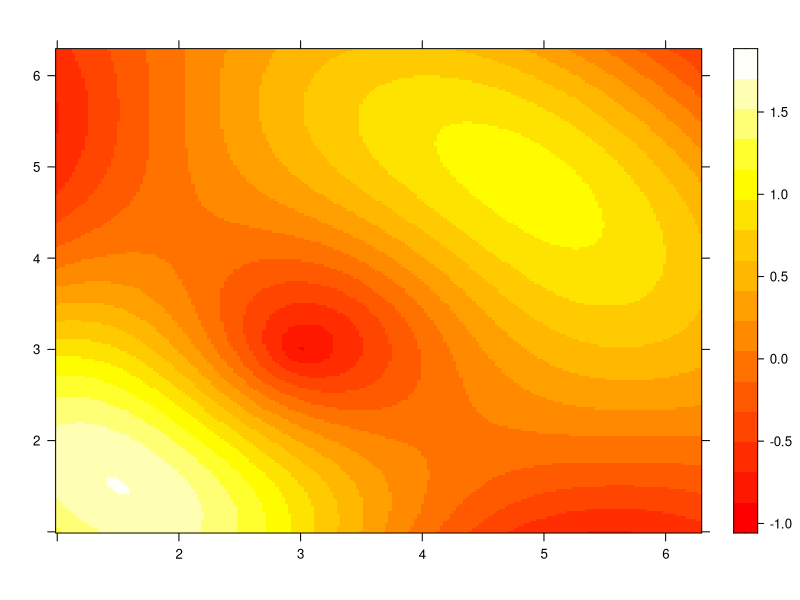

Generate this figure with R:
library("lattice")

x <- seq(1, 2*pi, length.out=200)
y <- seq(1, 2*pi, length.out=200)

r1 <- as.vector(sqrt(outer(x^2, y^2, "+")))
r2 <- as.vector(sqrt(outer((x-3)^2, (y-3)^2, "+")))

grid <- expand.grid(x=x, y=y)
grid$z <- sin(r1) + sin(r2)

levelplot(z ~ x*y,
          data=grid,
          xlab="",
          ylab="",
          main="",
          col.regions = heat.colors(100))
